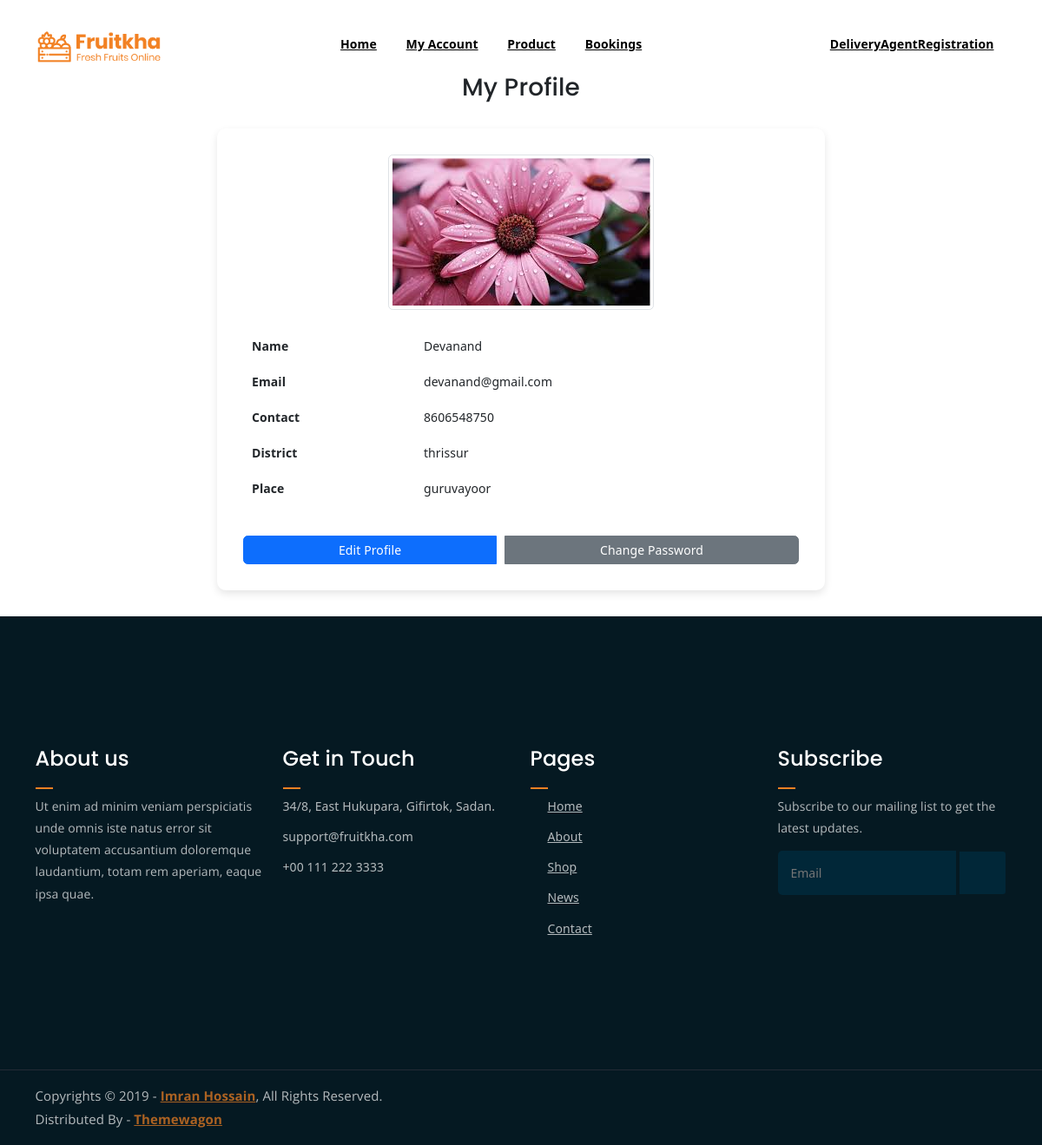
Screenshot of /Project/Seller/MyProfile.php (signed in) with the database file from the repository.
### tables this page shows
CREATE TABLE `tbl_seller` (
  `seller_id` int(11) NOT NULL,
  `seller_name` varchar(100) NOT NULL,
  `seller_email` varchar(100) NOT NULL,
  `seller_contact` varchar(100) NOT NULL,
  `seller_password` varchar(100) NOT NULL,
  `seller_proof` varchar(100) NOT NULL,
  `seller_status` int(11) NOT NULL DEFAULT 0,
  `seller_logo` varchar(400) NOT NULL,
  `place_id` int(11) NOT NULL,
  `seller_gender` varchar(100) NOT NULL,
  `seller_photo` varchar(1000) NOT NULL,
  `district_id` int(100) NOT NULL
);

CREATE TABLE `tbl_district` (
  `district_id` int(11) NOT NULL,
  `district_name` varchar(60) NOT NULL
);

CREATE TABLE `tbl_place` (
  `place_id` int(11) NOT NULL,
  `place_name` varchar(60) NOT NULL,
  `place_pincode` int(11) NOT NULL,
  `district_id` int(11) NOT NULL
);

### Project/Seller/MyProfile.php (the view, shortened to what this page needs)
<?php
include("../Assets/Connection/Connection.php");
$sellerid=$_SESSION['sid'];
$SelSeller="select * from tbl_seller where seller_id=".$sellerid;
$resSeller=$con->query($SelSeller);
$data=$resSeller->fetch_assoc();
include("Head.php");
?>
<br><br><br>
<!DOCTYPE html PUBLIC "-//W3C//DTD XHTML 1.0 Transitional//EN" "http://www.w3.org/TR/xhtml1/DTD/xhtml1-transitional.dtd">
<html xmlns="http://www.w3.org/1999/xhtml">
<head>
</head>
<body>
    <h2 class="text-center mb-4 mt-4">My Profile</h2>
<div class="container profile-container">
    <form id="form1" name="form1" method="post" action="">
        <div class="profile-header">
            <img src="../Assets/Files/Userdocs/<?php echo htmlspecialchars($data['seller_photo']); ?>" class="img-thumbnail" alt="Profile Photo">
        </div>
        <div class="table-responsive mt-4">
            <table class="table table-borderless table-profile">
                <tbody>
                    <tr>
                        <th scope="row">Name</th>
                        <td><?php echo htmlspecialchars($data['seller_name']); ?></td>
                    </tr>
                    <tr>
                        <th scope="row">Email</th>
                        <td><?php echo htmlspecialchars($data['seller_email']); ?></td>
                    </tr>
                    <tr>
                        <th scope="row">Contact</th>
                        <td><?php echo htmlspecialchars($data['seller_contact']); ?></td>
                    </tr>
                    <?php
                        $selQry = "SELECT * FROM tbl_user n INNER JOIN tbl_place p ON n.place_id = p.place_id INNER JOIN tbl_district d ON p.district_id = d.district_id";
                        $result = $con->query($selQry);
                        $data = $result->fetch_assoc();
                    ?>
                    <tr>
                        <th scope="row">District</th>
                        <td><?php echo htmlspecialchars($data['district_name']); ?></td>
                    </tr>
                    <tr>
                        <th scope="row">Place</th>
                        <td><?php echo htmlspecialchars($data['place_name']); ?></td>
                    </tr>
                </tbody>
            </table>
        </div>
        <div class="btn-group">
            <a href="EditProfile.php" class="btn btn-primary">Edit Profile</a>
            <a href="ChangePassword.php" class="btn btn-secondary">Change Password</a>
        </div>
    </form>
</div>
<?php
include("Foot.php");
?>

### Project/Assets/Templates/Main/assets/css/main.css (style rules this page uses)
html { font-size: 14px; font-weight: 400; line-height: 28px; height: 100%; }
body { font-family: "Open Sans", sans-serif; font-weight: 400; font-size: 1rem; letter-spacing: 0.1px; line-height: 1.8; color: #051922; overflow-x: hidden; }
body img { max-width: 100%; }
a { cursor: pointer; text-decoration: none; -webkit-transition: all 0.2s ease-in-out; -o-transition: all 0.2s ease-in-out; transition: all 0.2s ease-in-out; }
h1, .h1, h2, .h2, h3, .h3, h4, .h4, h5, .h5, h6, .h6 { font-family: "Poppins", sans-serif; font-weight: 700; margin: 0 0 1.25rem 0; color: #051922; }
h2, .h2 { font-size: 3rem; font-weight: 700; line-height: 3.25rem; }
html, body { height: 100%; }

### Project/Seller/MyProfile.php (style rules this page uses)
.profile-container { background-color: #ffffff; border-radius: 10px; padding: 30px; box-shadow: 0px 4px 10px rgba(0, 0, 0, 0.1); max-width: 700px; margin: 30px auto; }
.btn-primary, .btn-secondary { min-width: 120px; }
.profile-header { text-align: center; }
.table-profile th, .table-profile td { padding: 10px; }
.btn-group { display: flex; justify-content: center; gap: 10px; margin-top: 20px; }

### rows the page displays
tbl_seller: seller_photo (picture), seller_name "Devanand", seller_email "devanand@gmail.com", seller_contact "8606548750"
tbl_district: district_name "thrissur"
tbl_place: place_name "guruvayoor"
